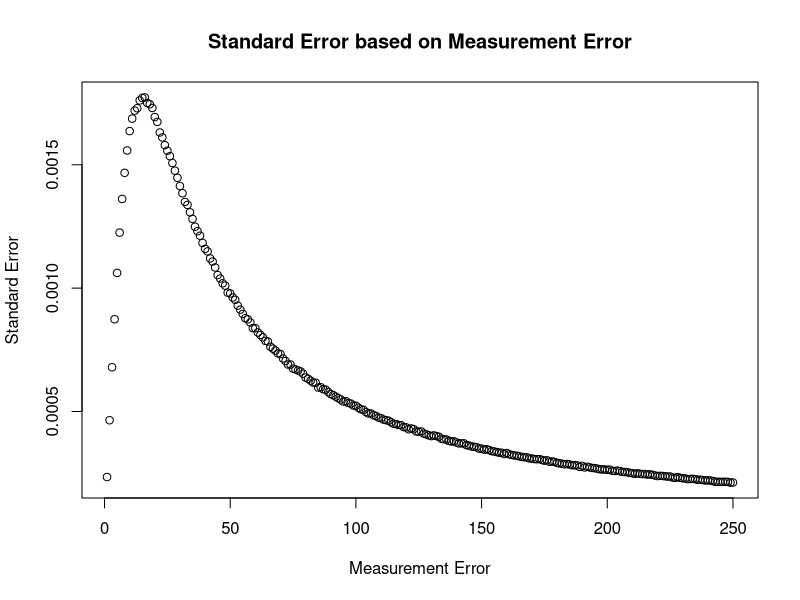
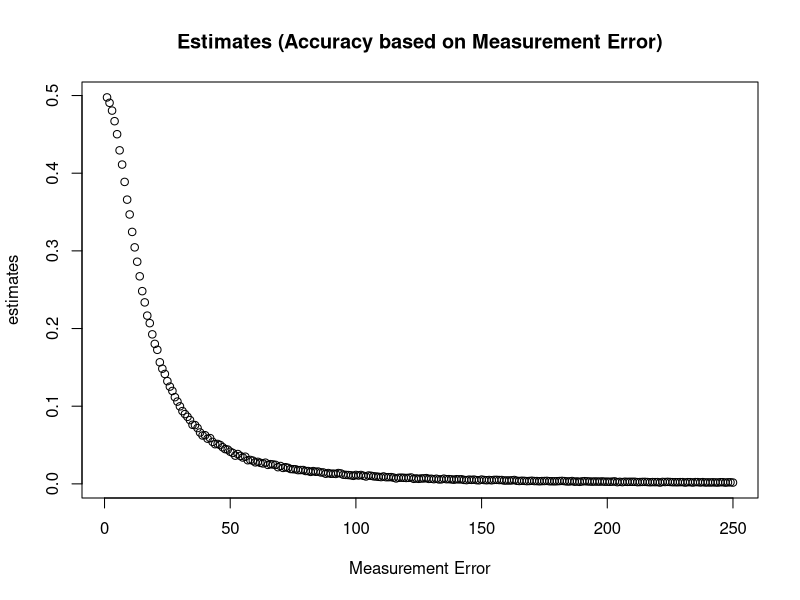
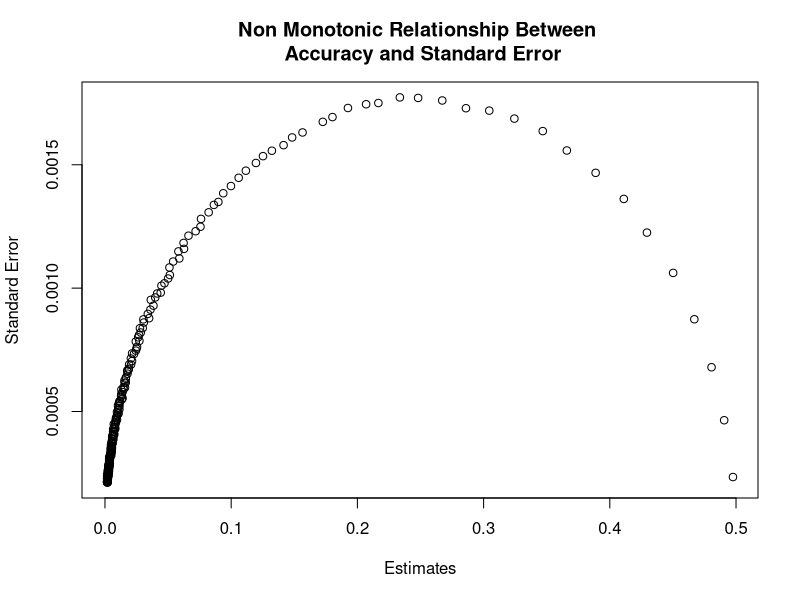
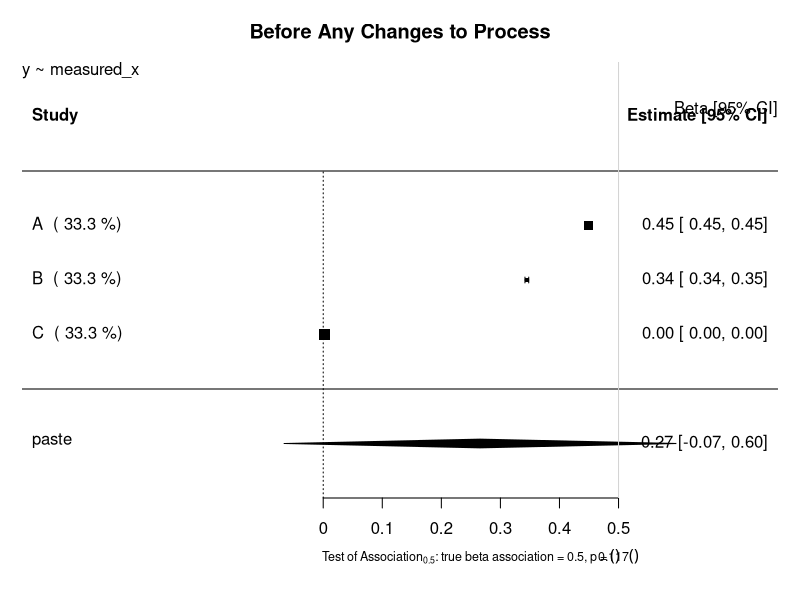
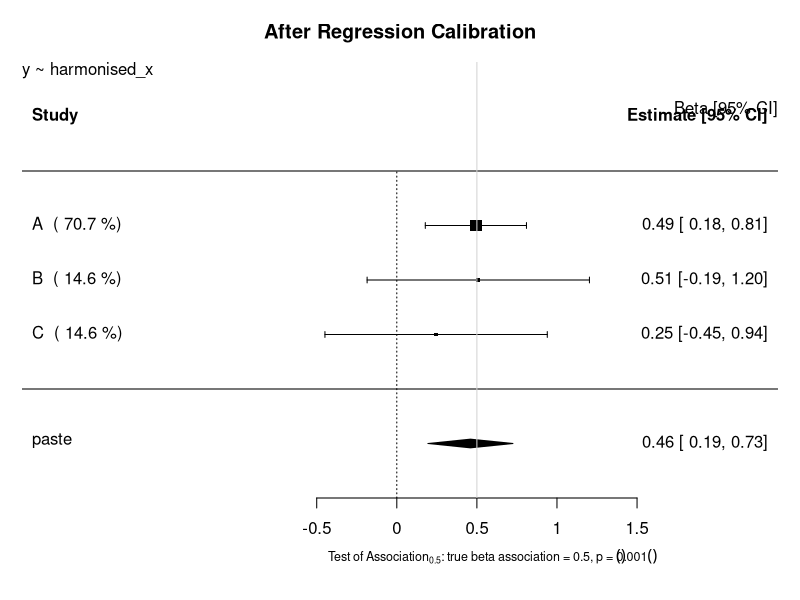
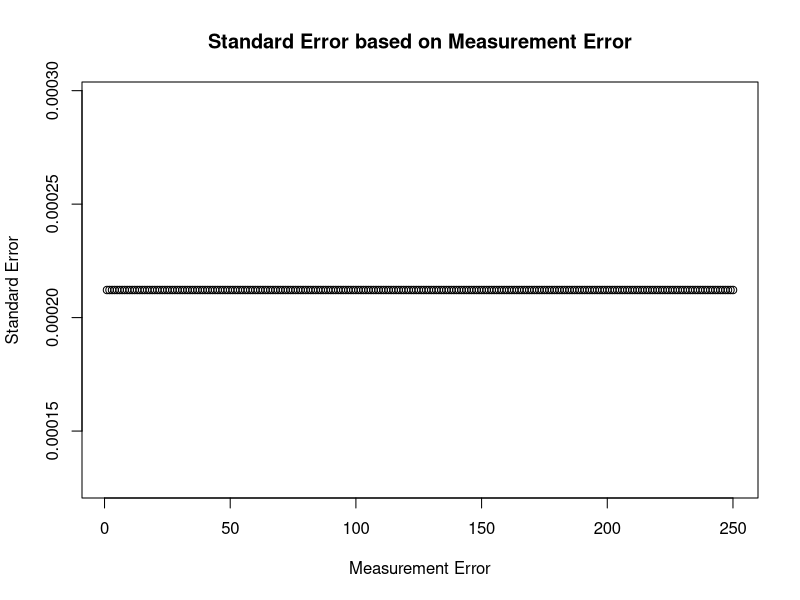
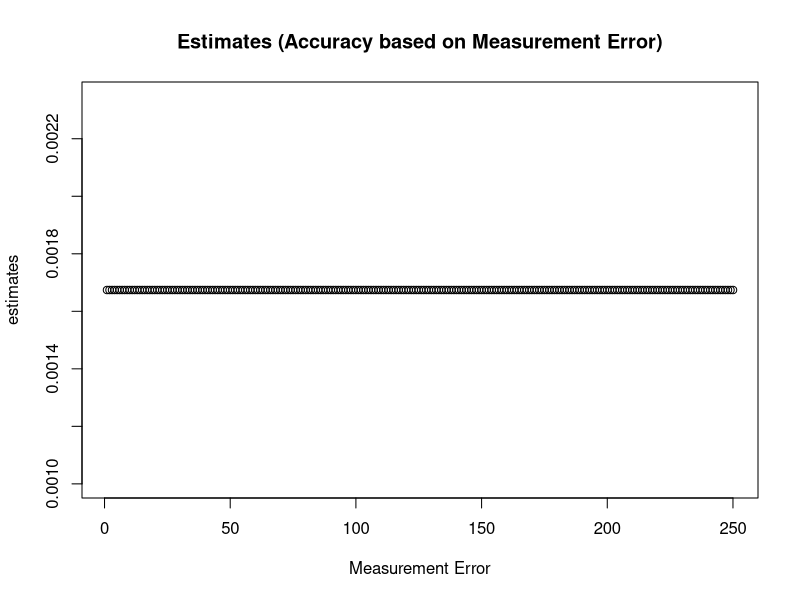
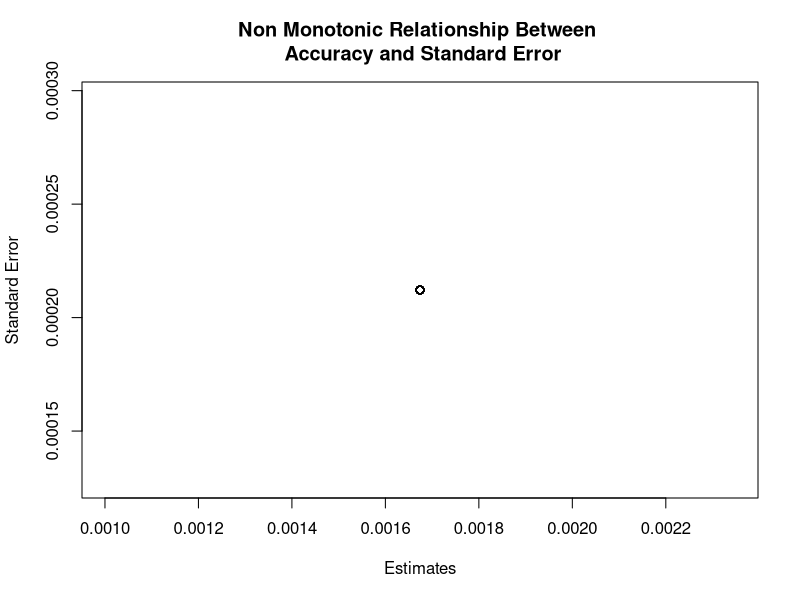

The R script that drew these images, in order:
# Investigation into semi monotonic behaviour of standard error in Continuous Variables
## Author: Paul Scherer
##         Tom Bishop
## Institute: University of Cambridge MRC Epidemiology Unit 
## Date: 6.09.2017

# In this file we want to investigate whether we can replicate the semi monotonic behaviour exhibited by 
# standard error dependent on standard measurement error
library(ggplot2)
library(reshape2)
library(parallel)
library(stats)
library(metafor)

# Raw Data Set Properties
set.seed(123)

trueBeta = 0.5
constant = 20

study_size = 20000
raw_mean = 40
raw_stdev = 15

# Create Dataframe with x, create y from x, then add normal random noise to x
raw_data = data.frame(x = rnorm(n = study_size, mean = raw_mean, sd = raw_stdev))
raw_data$y = (trueBeta*raw_data$x) + constant

###############################################################################
########################### Functions #########################################
###############################################################################

createStudyData <- function(raw_data, measurement_error, number_of_indices){
    x_error = rnorm(n = study_size, mean = 0, sd = measurement_error)
    raw_data$measured_x = raw_data$x + x_error
    return(raw_data)
}

createValidationData <- function(val_size, measurement_error, number_of_indices) {
    validation_data = data.frame(x =  rnorm(n = val_size, mean = raw_mean, sd = raw_stdev))
    x_error = rnorm(n = val_size, mean = 0, sd = measurement_error)
    validation_data$measured_x = validation_data$x + x_error
    return (validation_data)
}

#######################################################################################
########################### Motivation of the Problem #################################
#######################################################################################
## Graphing Standard Error as a function of Measurement Error
error_upperbound = 250
std_error = vector("numeric", length = error_upperbound)
estimates = vector("numeric", length = error_upperbound)

for (measurement_error in 1:error_upperbound){
	x_error = rnorm(n = study_size, mean = 0, sd = measurement_error)
	raw_data$measured_x = raw_data$x + x_error
	fmla = as.formula(y ~ measured_x)
	linear_model = lm(formula = fmla, data = raw_data)
	x_estimate = linear_model$coefficients["measured_x"]
	x_stdErr = summary(linear_model)$coefficients["measured_x", "Std. Error"]
	std_error[measurement_error] = x_stdErr
	estimates[measurement_error] = x_estimate
}
plot (x = (1:error_upperbound), y = std_error, xlab = "Measurement Error", ylab = "Standard Error", main = "Standard Error based on Measurement Error")
plot (x = (1:error_upperbound), y = estimates, xlab = "Measurement Error", ylab = "estimates", main = "Estimates (Accuracy based on Measurement Error)")

plot (x = estimates, y = std_error, xlab = "Estimates", ylab = "Standard Error", main = "Non Monotonic Relationship Between \n Accuracy and Standard Error")

#######################################################################################
######################## Exhibiting the Effects on Studies ############################
#######################################################################################
# General Parameters
numLevels = 4
validation_size = 400

# Study A
measureError_A = 5
studyData_A = createStudyData(raw_data = raw_data, measurement_error = measureError_A, number_of_indices = numLevels)
validation_data_A = createValidationData(val_size = validation_size, measurement_error = measureError_A, number_of_indices = numLevels )

# Study B
measureError_B = 10
studyData_B = createStudyData(raw_data = raw_data, measurement_error = measureError_B, number_of_indices = numLevels)
validation_data_B = createValidationData(val_size = validation_size, measurement_error = measureError_B, number_of_indices = numLevels )

# Study C
measureError_C = 200
studyData_C = createStudyData(raw_data = raw_data, measurement_error = measureError_C, number_of_indices = numLevels)
validation_data_C = createValidationData(val_size = validation_size, measurement_error = measureError_C, number_of_indices = numLevels )


lm_A <- lm(formula=y~measured_x, data=studyData_A)
estimate_A = lm_A$coefficients["measured_x"]
stdError_A = summary(lm_A)$coefficients["measured_x","Std. Error"]

lm_B <- lm(formula=y~measured_x, data=studyData_B)
estimate_B = lm_B$coefficients["measured_x"]
stdError_B = summary(lm_B)$coefficients["measured_x","Std. Error"]

lm_C <- lm(formula=y~measured_x, data=studyData_C)
estimate_C = lm_C$coefficients["measured_x"]
stdError_C = summary(lm_C)$coefficients["measured_x","Std. Error"]


## Random Effects Model Forest Plot Before Regression Calibration
estimates = c(estimate_A, estimate_B, estimate_C)
stand_errs = c(stdError_A, stdError_B, stdError_C)
labels = c("A","B","C")
res <- rma(yi = estimates, sei = stand_errs, method='DL', slab = labels)
weights_res <- weights.rma.uni(res)

# Forest Plot
res$slab <- paste(res$slab, " (", round(weights.rma.uni(res),digits=1), "%)")
fmla = as.formula(y~measured_x)
forest(res, mlab=bquote(paste('Overall (I'^2*' = ', .(round(res$I2)),'%, p = ',
    .(sprintf("%.3f", round(res$QEp,3))),')')),
xlab=bquote(paste('Test of Association'[0.5]*': true beta association = 0.5, p = ',
    .(sprintf("%.3f", round(res$pval,3))))), cex=1, cex.lab=0.75, cex.axis=1, main = "Before Any Changes to Process")
usr <- par("usr")
text(usr[2], usr[4], "Beta [95% CI]", adj = c(1, 4),cex=1)
text(usr[1], usr[4], paste0(gsub(paste0("Study Data","\\$"),"", deparse(fmla)),collapse="\n"), adj = c( 0, 1 ),cex=1)
abline(v = 0.5, col = "lightgray")


################################################################################################
################################################################################################
################################################################################################
################################################################################################

# Using real regression calibration.
## Modeling x ~ measured_x in validation
fmla_harmonisation = as.formula(x~measured_x)
# Study A
lambda_lm_A <- lm(formula=fmla_harmonisation, data=validation_data_A)
lambda_A = lambda_lm_A$coefficients["measured_x"]
stdError_lambda_A = summary(lambda_lm_A)$coefficients["measured_x","Std. Error"]

# Study B
lambda_lm_B <- lm(formula=fmla_harmonisation, data=validation_data_B)
lambda_B = lambda_lm_B$coefficients["measured_x"]
stdError_lambda_B = summary(lambda_lm_B)$coefficients["measured_x","Std. Error"]

# Study C
lambda_lm_C <- lm(formula=fmla_harmonisation, data=validation_data_C)
lambda_C = lambda_lm_C$coefficients["measured_x"]
stdError_lambda_C = summary(lambda_lm_C)$coefficients["measured_x","Std. Error"]


lm_A <- lm(formula=y~measured_x, data=studyData_A)
estimate_A = lm_A$coefficients["measured_x"]
stdError_A = summary(lm_A)$coefficients["measured_x","Std. Error"]

lm_B <- lm(formula=y~measured_x, data=studyData_B)
estimate_B = lm_B$coefficients["measured_x"]
stdError_B = summary(lm_B)$coefficients["measured_x","Std. Error"]

lm_C <- lm(formula=y~measured_x, data=studyData_C)
estimate_C = lm_C$coefficients["measured_x"]
stdError_C = summary(lm_C)$coefficients["measured_x","Std. Error"]

corrected_estimate_A = estimate_A / lambda_A
corrected_estimate_B = estimate_B / lambda_B
corrected_estimate_C = estimate_C / lambda_C

# calculate the corrected standard error
var_Beta = (sqrt(validation_size) * summary(lm_A)$coefficients["measured_x","Std. Error"])^2
#var_Beta = summary(lm_A)$sigma**2
# var_Beta = (summary(lm_A)$coefficients["measured_x","Std. Error"])^2
lambda_pure = unlist(unname(lambda_lm_A$coefficients["measured_x"]))
beta_lambda_div_sq = (unname(unlist(lm_A$coefficients["measured_x"]/(lambda_lm_A$coefficients["measured_x"])^2)))^2
var_lambda = (sqrt(validation_size) * summary(lambda_lm_A)$coefficients["measured_x","Std. Error"])^2
delta_variance = (var_Beta / (lambda_pure)^2) + (beta_lambda_div_sq * var_lambda)
delta_stdError_A = sqrt(delta_variance)/sqrt(validation_size) 
delta_stdError_A = sqrt(delta_variance)

var_lambda = (sqrt(validation_size) * summary(lambda_lm_B)$coefficients["measured_x","Std. Error"])^2
var_Beta = (sqrt(validation_size) * summary(lm_B)$coefficients["measured_x","Std. Error"])^2
#var_Beta = summary(lm_A)$sigma**2
# var_Beta = (summary(lm_A)$coefficients["measured_x","Std. Error"])^2
lambda_pure = unlist(unname(lambda_lm_B$coefficients["measured_x"]))
beta_lambda_div_sq = (unname(unlist(lm_B$coefficients["measured_x"]/(lambda_lm_B$coefficients["measured_x"])^2)))^2
delta_variance = (var_Beta / (lambda_pure)^2) + beta_lambda_div_sq * var_lambda
delta_stdError_B = sqrt(delta_variance)/sqrt(validation_size) 
delta_stdError_B = sqrt(delta_variance)


var_lambda = (sqrt(validation_size) * summary(lambda_lm_B)$coefficients["measured_x","Std. Error"])^2
var_Beta = (sqrt(validation_size) * summary(lm_B)$coefficients["measured_x","Std. Error"])^2
#var_Beta = summary(lm_A)$sigma**2
# var_Beta = (summary(lm_A)$coefficients["measured_x","Std. Error"])^2
lambda_pure = unlist(unname(lambda_lm_B$coefficients["measured_x"]))
beta_lambda_div_sq = (unname(unlist(lm_B$coefficients["measured_x"]/(lambda_lm_B$coefficients["measured_x"])^2)))^2
delta_variance = (var_Beta / (lambda_pure)^2) + beta_lambda_div_sq * var_lambda
delta_stdError_C = sqrt(delta_variance)/sqrt(validation_size) 
delta_stdError_C = sqrt(delta_variance)

## Random Effects Model Forest Plot After Regression Calibration
estimates = c(corrected_estimate_A, corrected_estimate_B, corrected_estimate_C)
stand_errs = c(delta_stdError_A, delta_stdError_B, delta_stdError_C)
labels = c("A","B","C")
res <- rma(yi = estimates, sei = stand_errs, method='DL', slab = labels)
weights_res <- weights.rma.uni(res)

# Forest Plot
res$slab <- paste(res$slab, " (", round(weights.rma.uni(res),digits=1), "%)")
fmla = as.formula(y~harmonised_x)
forest(res, mlab=bquote(paste('Overall (I'^2*' = ', .(round(res$I2)),'%, p = ',
    .(sprintf("%.3f", round(res$QEp,3))),')')),
xlab=bquote(paste('Test of Association'[0.5]*': true beta association = 0.5, p = ',
    .(sprintf("%.3f", round(res$pval,3))))), cex=1, cex.lab=0.75, cex.axis=1, main = "After Regression Calibration")
usr <- par("usr")
text(usr[2], usr[4], "Beta [95% CI]", adj = c(1, 4),cex=1)
text(usr[1], usr[4], paste0(gsub(paste0("Study Data","\\$"),"", deparse(fmla)),collapse="\n"), adj = c( 0, 1 ),cex=1)
abline(v = 0.5, col = "lightgray")

## Graphing Standard Error as a function of Measurement Error
error_upperbound = 250
std_error = vector("numeric", length = error_upperbound)
estimates = vector("numeric", length = error_upperbound)

for (measurement_error in 1:error_upperbound){
    studyData_A = createStudyData(raw_data = raw_data, measurement_error = measurement_error, number_of_indices = numLevels)
    validation_data_A = createValidationData(val_size = validation_size, measurement_error = measurement_error, number_of_indices = numLevels )

    fmla = as.formula(y ~ measured_x)
    linear_model = lm(formula = fmla, data = raw_data)
    x_estimate = linear_model$coefficients["measured_x"]
    x_stdErr = summary(linear_model)$coefficients["measured_x", "Std. Error"]
    std_error[measurement_error] = x_stdErr
    estimates[measurement_error] = x_estimate
}
plot (x = (1:error_upperbound), y = std_error, xlab = "Measurement Error", ylab = "Standard Error", main = "Standard Error based on Measurement Error")
plot (x = (1:error_upperbound), y = estimates, xlab = "Measurement Error", ylab = "estimates", main = "Estimates (Accuracy based on Measurement Error)")

plot (x = estimates, y = std_error, xlab = "Estimates", ylab = "Standard Error", main = "Non Monotonic Relationship Between \n Accuracy and Standard Error")



################################################################################################
################################################################################################
################################################################################################
################################################################################################
## PREDICT (ERROR IN VARIABLES MODELS)

## Modeling x ~ measured_x in validation
fmla_harmonisation = as.formula(x~measured_x)
# Study A
lambda_lm_A <- lm(formula=fmla_harmonisation, data=validation_data_A)
lambda_A = lambda_lm_A$coefficients["measured_x"]
stdError_lambda_A = summary(lambda_lm_A)$coefficients["measured_x","Std. Error"]

# Study B
lambda_lm_B <- lm(formula=fmla_harmonisation, data=validation_data_B)
lambda_B = lambda_lm_B$coefficients["measured_x"]
stdError_lambda_B = summary(lambda_lm_B)$coefficients["measured_x","Std. Error"]

# Study C
lambda_lm_C <- lm(formula=fmla_harmonisation, data=validation_data_C)
lambda_C = lambda_lm_C$coefficients["measured_x"]
stdError_lambda_C = summary(lambda_lm_C)$coefficients["measured_x","Std. Error"]


## Transformation and Regression
# Study A
new = data.frame(measured_x = studyData_A$measured_x)
studyData_A$harmonised_x = predict(lambda_lm_A, newdata = new)
lm_A <- lm(formula=y~harmonised_x, data=studyData_A)
estimate_A = lm_A$coefficients["harmonised_x"]
stdError_A = summary(lm_A)$coefficients["harmonised_x","Std. Error"]

# Study B
new = data.frame(measured_x = studyData_B$measured_x)
studyData_B$harmonised_x = predict(lambda_lm_B, newdata = new)
lm_B <- lm(formula=y~harmonised_x, data=studyData_B)
estimate_B = lm_B$coefficients["harmonised_x"]
stdError_B = summary(lm_B)$coefficients["harmonised_x","Std. Error"]

# Study C
new = data.frame(measured_x = studyData_C$measured_x)
studyData_C$harmonised_x = predict(lambda_lm_C, newdata = new)
lm_C <- lm(formula=y~harmonised_x, data=studyData_C)
estimate_C = lm_C$coefficients["harmonised_x"]
stdError_C = summary(lm_C)$coefficients["harmonised_x","Std. Error"]


## Random Effects Model Forest Plot After Regression Modeling
estimates = c(estimate_A, estimate_B, estimate_C)
stand_errs = c(stdError_A, stdError_B, stdError_C)
labels = c("A","B","C")
res <- rma(yi = estimates, sei = stand_errs, method='DL', slab = labels)
weights_res <- weights.rma.uni(res)

# Forest Plot
res$slab <- paste(res$slab, " (", round(weights.rma.uni(res),digits=1), "%)")
fmla = as.formula(y~harmonised_x)
forest(res, mlab=bquote(paste('Overall (I'^2*' = ', .(round(res$I2)),'%, p = ',
    .(sprintf("%.3f", round(res$QEp,3))),')')),
xlab=bquote(paste('Test of Association'[0.5]*': true beta association = 0.5, p = ',
    .(sprintf("%.3f", round(res$pval,3))))), cex=1, cex.lab=0.75, cex.axis=1, main = "After Validation Regression")
usr <- par("usr")
text(usr[2], usr[4], "Beta [95% CI]", adj = c(1, 4),cex=1)
text(usr[1], usr[4], paste0(gsub(paste0("Study Data","\\$"),"", deparse(fmla)),collapse="\n"), adj = c( 0, 1 ),cex=1)
abline(v = 0.5, col = "lightgray")

################################################################################################
################################################################################################
################################################################################################
################################################################################################# 
## By manually predicting values using the model created
## Modeling x ~ measured_x in validation
fmla_harmonisation = as.formula(x~measured_x)
# Study A
lambda_lm_A <- lm(formula=fmla_harmonisation, data=validation_data_A)
lambda_A = lambda_lm_A$coefficients["measured_x"]
intercept_lambda_A = lambda_lm_A$coefficients["(Intercept)"]
stdError_lambda_A = summary(lambda_lm_A)$coefficients["measured_x","Std. Error"]

# Study B
lambda_lm_B <- lm(formula=fmla_harmonisation, data=validation_data_B)
lambda_B = lambda_lm_B$coefficients["measured_x"]
intercept_lambda_B = lambda_lm_B$coefficients["(Intercept)"]
stdError_lambda_B = summary(lambda_lm_B)$coefficients["measured_x","Std. Error"]

# Study C
lambda_lm_C <- lm(formula=fmla_harmonisation, data=validation_data_C)
lambda_C = lambda_lm_C$coefficients["measured_x"]
intercept_lambda_C = lambda_lm_C$coefficients["(Intercept)"]
stdError_lambda_C = summary(lambda_lm_C)$coefficients["measured_x","Std. Error"]

studyData_A$lambdadx = studyData_A$measured_x*lambda_A + intercept_lambda_A
lm_A <- lm(formula=y~lambdadx, data=studyData_A)
estimate_A = lm_A$coefficients["lambdadx"]
stdError_A = summary(lm_A)$coefficients["lambdadx","Std. Error"]

studyData_B$lambdadx = studyData_B$measured_x*lambda_B + intercept_lambda_B
lm_B <- lm(formula=y~lambdadx, data=studyData_B)
estimate_B = lm_B$coefficients["lambdadx"]
stdError_B = summary(lm_B)$coefficients["lambdadx","Std. Error"]

studyData_C$lambdadx = studyData_C$measured_x*lambda_C + intercept_lambda_C
lm_C <- lm(formula=y~lambdadx, data=studyData_C)
estimate_C = lm_C$coefficients["lambdadx"]
stdError_C = summary(lm_C)$coefficients["lambdadx","Std. Error"]


## Random Effects Model Forest Plot After Regression Calibration in all members of measured x
estimates = c(estimate_A, estimate_B, estimate_C)
stand_errs = c(stdError_A, stdError_B, stdError_C)
labels = c("A","B","C")
res <- rma(yi = estimates, sei = stand_errs, method='DL', slab = labels)
weights_res <- weights.rma.uni(res)

# Forest Plot
res$slab <- paste(res$slab, " (", round(weights.rma.uni(res),digits=1), "%)")
fmla = as.formula(y~harmonised_x)
forest(res, mlab=bquote(paste('Overall (I'^2*' = ', .(round(res$I2)),'%, p = ',
    .(sprintf("%.3f", round(res$QEp,3))),')')),
xlab=bquote(paste('Test of Association'[0.5]*': true beta association = 0.5, p = ',
    .(sprintf("%.3f", round(res$pval,3))))), cex=1, cex.lab=0.75, cex.axis=1, main = "After Members Modification Paul Edition")
usr <- par("usr")
text(usr[2], usr[4], "Beta [95% CI]", adj = c(1, 4),cex=1)
text(usr[1], usr[4], paste0(gsub(paste0("Study Data","\\$"),"", deparse(fmla)),collapse="\n"), adj = c( 0, 1 ),cex=1)
abline(v = 0.5, col = "lightgray")
